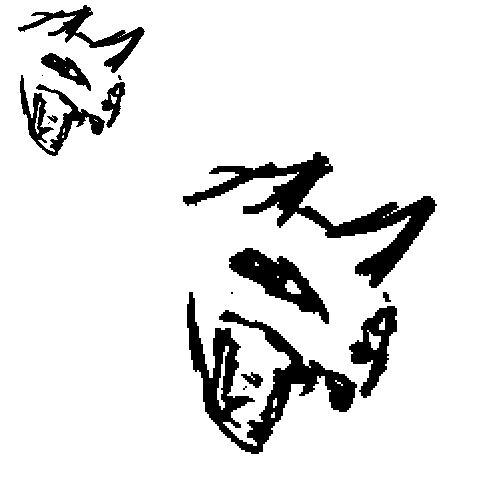
#> input picture cattest.PNG, 500 x 500 px
$ python -i colorray.py   (imports and definitions only)
#> lines starting #> are read from the running program, lines starting #| are printed output that depends on the picture; after the words box and inside, x2 and y2 are one past the last pixel; in counts of white or black regions, pixels touching at a corner belong together
import PIL
from PIL import Image

def blur(fileName,combine=False):
#> called with fileName = 'cattest.PNG', combine = False
	preAA = Image.open(fileName)
#> preAA is the input picture: PIL image 500x500 RGB; 90% white; 16 black regions (5 under 20 px), largest, box (x1, y1, x2, y2) and area: (187, 292, 357, 454) 7576, (183, 152, 437, 288) 7296, (229, 248, 329, 324) 2852
	width,height =preAA.size
#> width = 500; height = 500
	postAA = Image.new('RGB',(width,height),(255,255,255))
#> postAA: PIL image 500x500 RGB; every value is 255

	for column in range(width):
		for row in range(height):

			redTw,greenTw,blueTw = preAA.getpixel(((column+1)%width,row))
			redTh,greenTh,blueTh = preAA.getpixel(((column-1)%width,row))

			redFo,greenFo,blueFo = preAA.getpixel((column,(row+1)%height))
			redFi,greenFi,blueFi = preAA.getpixel((column,(row-1)%height))

			redAve = int((redTw+redTh+redFo+redFi)/4)
			greenAve = int((greenTw+greenTh+greenFo+greenFi)/4)
			blueAve = int((blueTw+blueTh+blueFo+blueFi)/4)

			postAA.putpixel((column,row),(redAve,greenAve,blueAve))
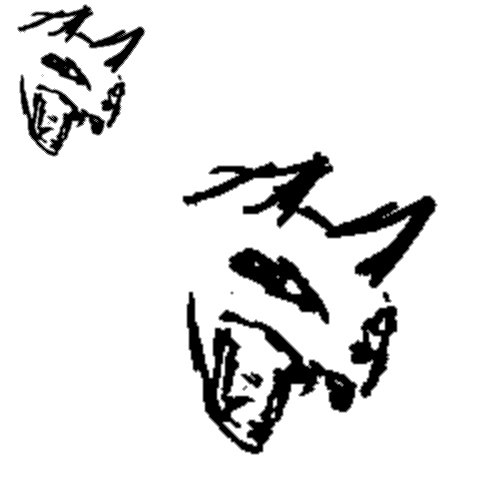
#> postAA: PIL image 500x500 RGB; min 0, max 255, mean 229.6

	if not combine:
		postAA.save(fileName[:len(fileName)-4]+'_output.PNG','png')
	else:
		combined = Image.new('RGB',(width,height),(255,255,255))

		for column in range(width):
			for row in range(height):

				redPre,greenPre,bluePre = preAA.getpixel((column,row))
				redPost,greenPost,bluePost = postAA.getpixel((column,row))

				redAve = (redPre+redPost)/2
				greenAve=(greenPre+greenPost)/2
				blueAve=(bluePre+bluePost)/2

				combined.putpixel((column,row),(redAve,greenAve,blueAve))

		combined.save(fileName[:len(fileName)-4]+'_output.PNG','png')

>>> result = blur('cattest.PNG')
